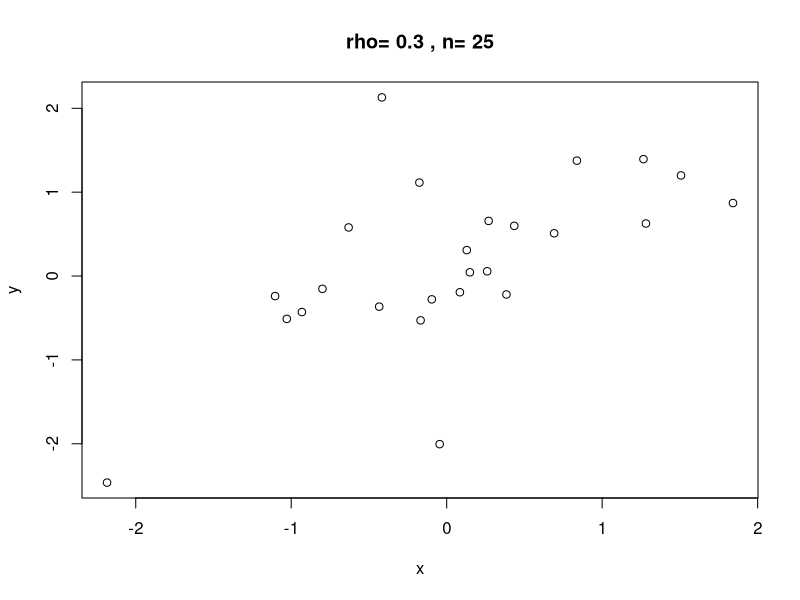
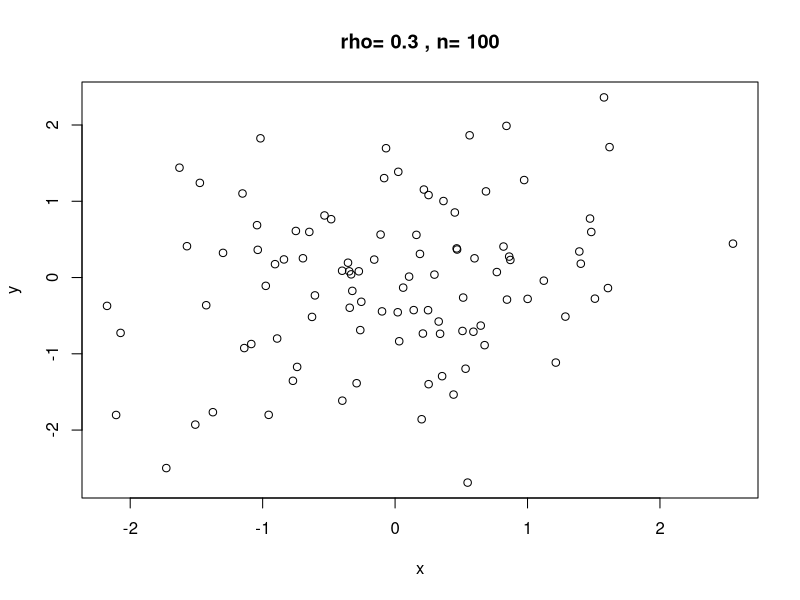
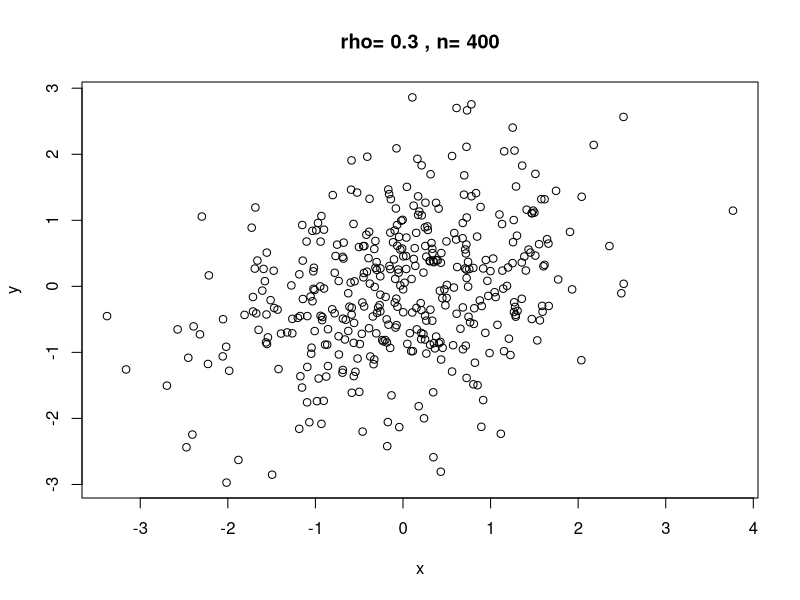
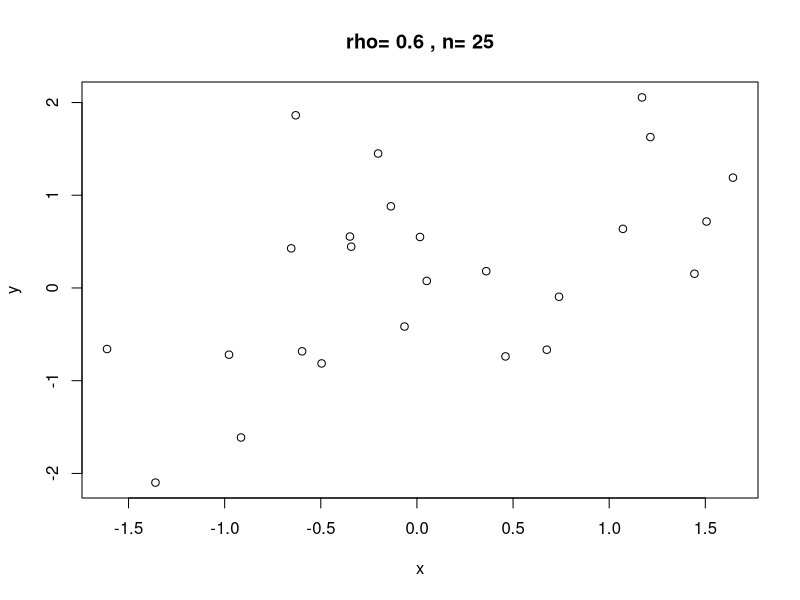
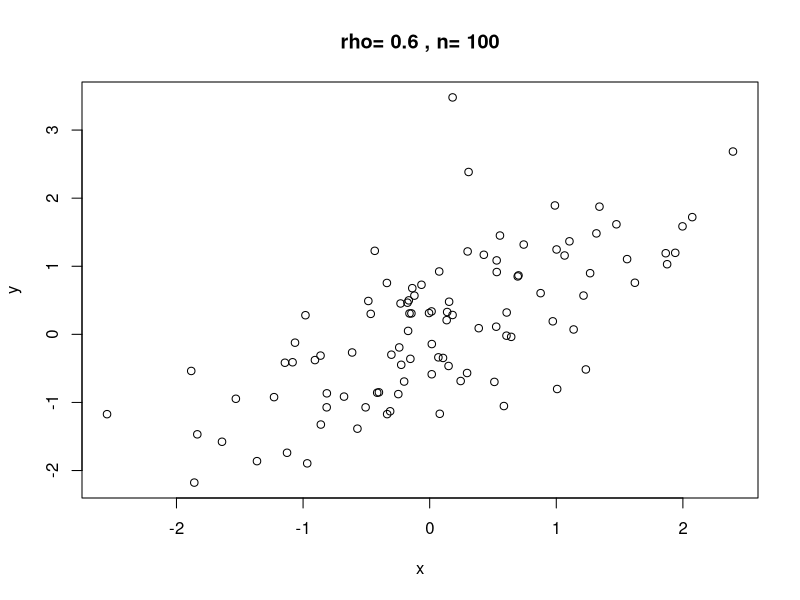
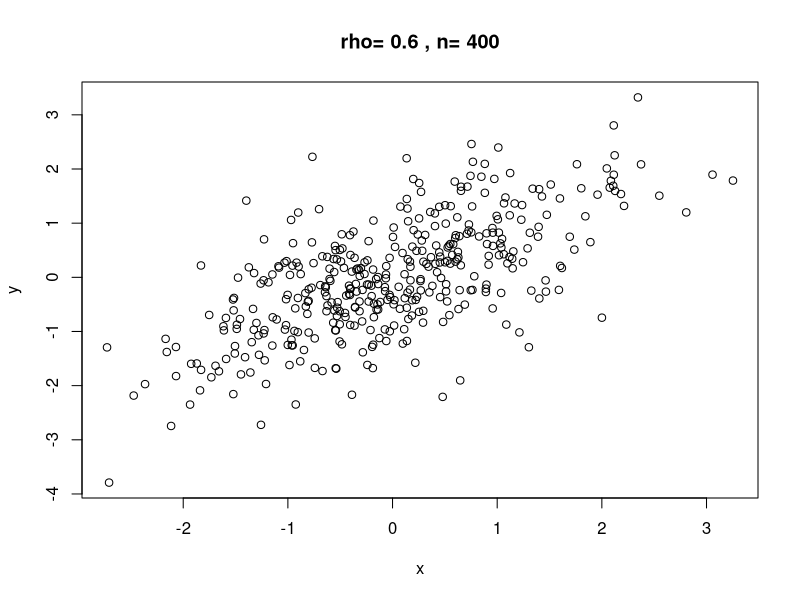
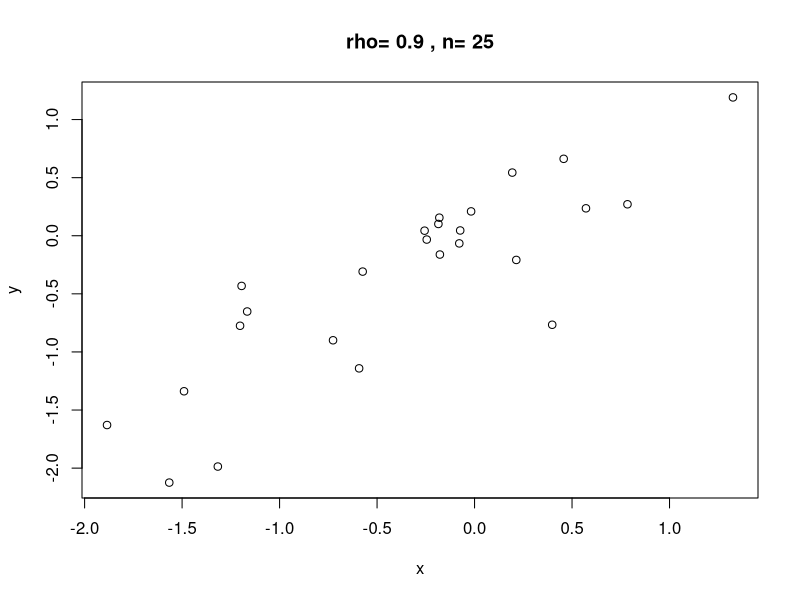
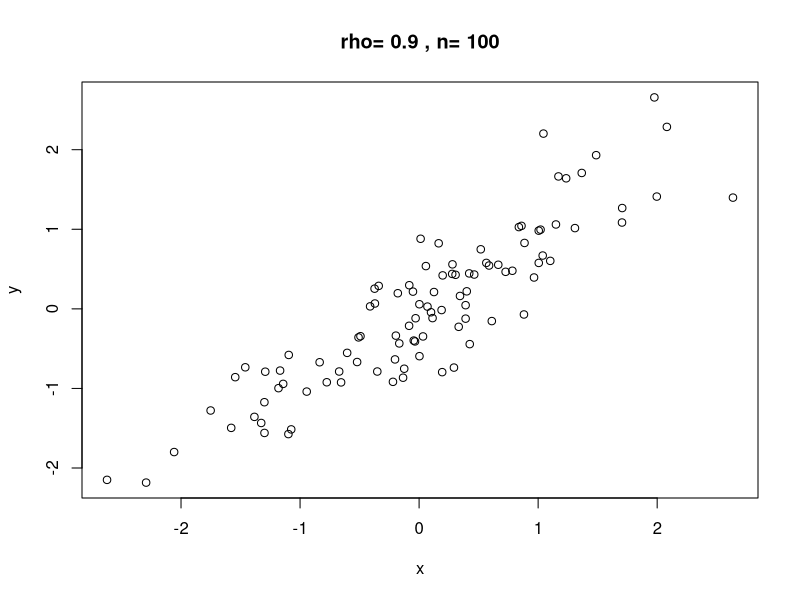

R code for these plots, in order:
rm(list = ls(all = TRUE))

# Load the "MASS" library into R by the command:
library(MASS)

# Generate 25 observations (x,y) from the bivariate normal distribution with 
# correlation 0.30 (see slide 24 from the lectures for explanation of the 
# bivariat normal. Actual commands for generating bivariat normal data are 
# given below) 

# Compute the Pearson correlation coefficient and plot the observations:
n_vec   = c(25, 100, 400)
rho_vec = c(0.30, 0.60, 0.90)

for (rho in rho_vec) {
  for (n in n_vec) {
    
    m   = matrix(c(0,0), nrow = 2)
    S   = matrix(c(1,rho,rho,1), nrow = 2)
    obs = mvrnorm(n, m, S)
    x   = obs[ , 1]
    y   = obs[ , 2]
    cor(x, y)
    plot(x, y,  main = paste("rho=", rho, ", n=", n))

  }
}


